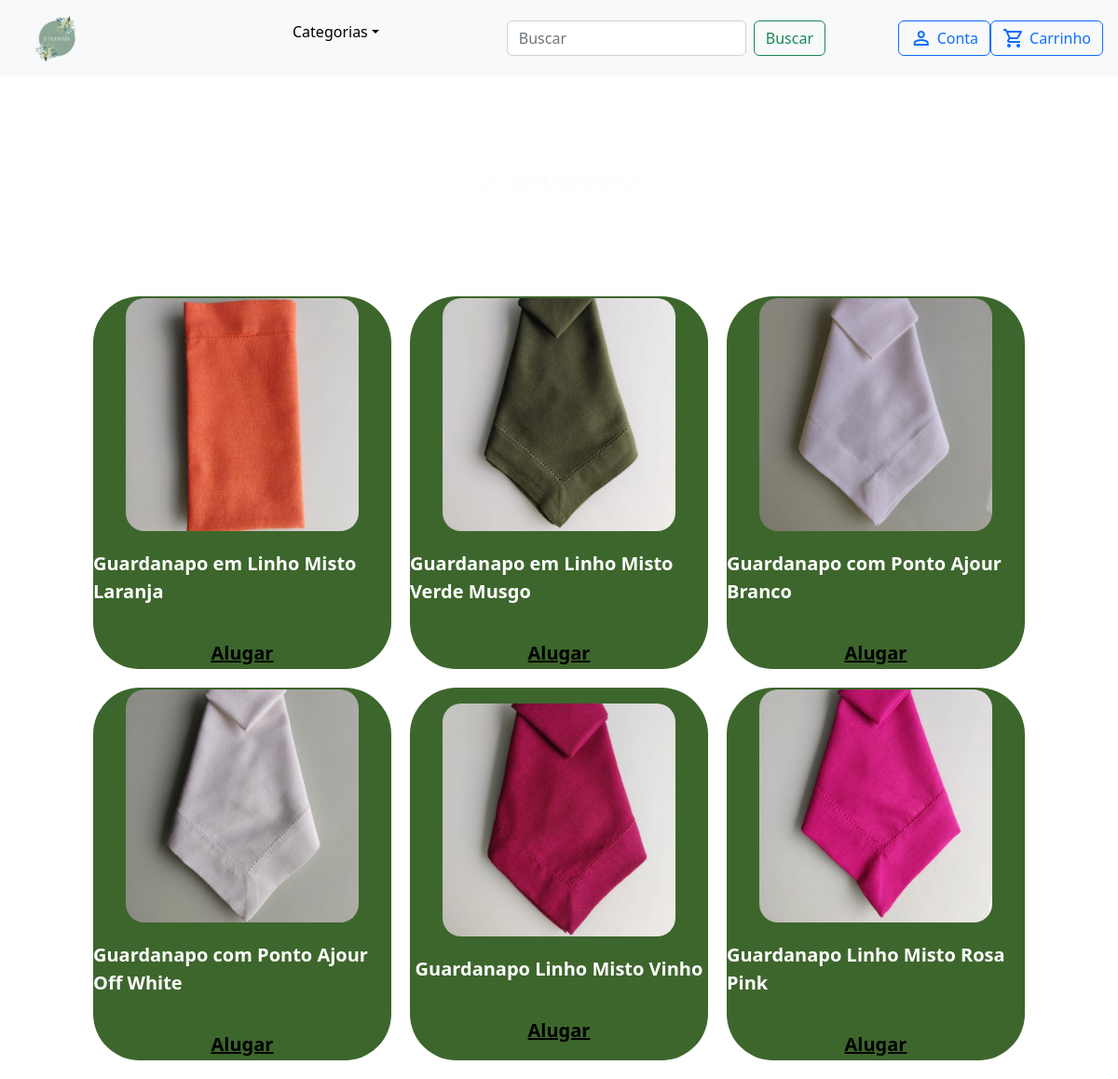
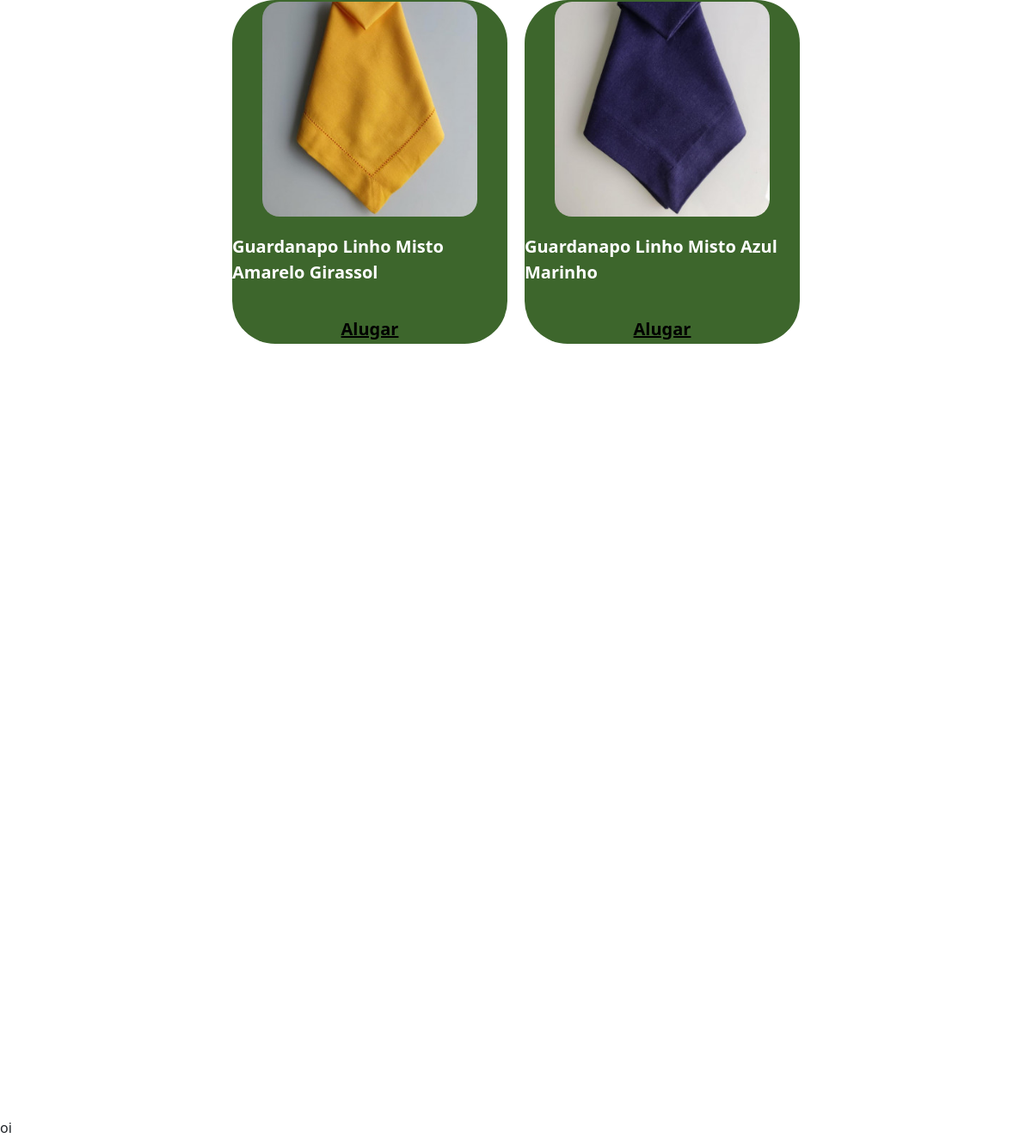
The page /categoria/GUARDANAPO/ on the database as committed earlier (2 pictures, top to bottom).
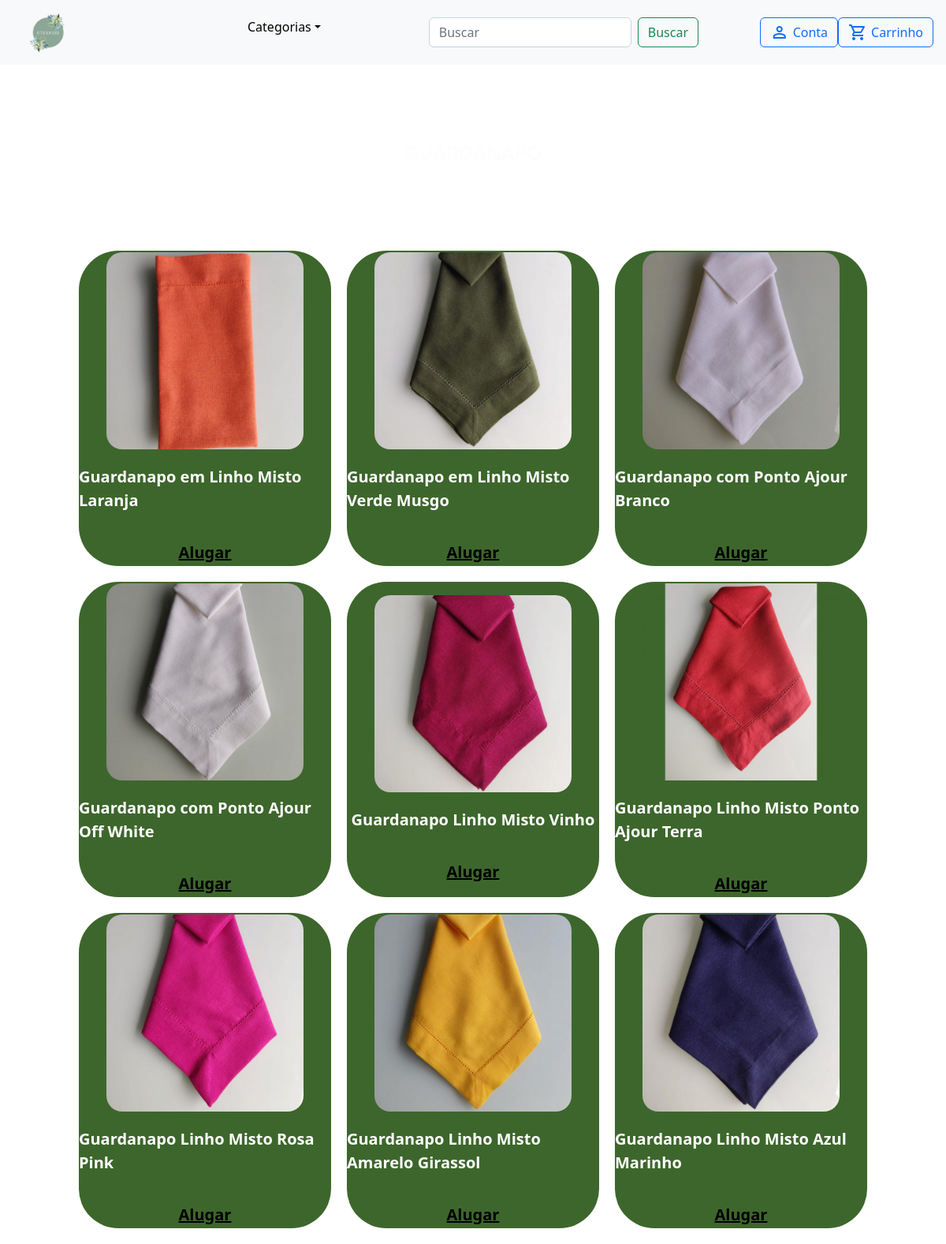
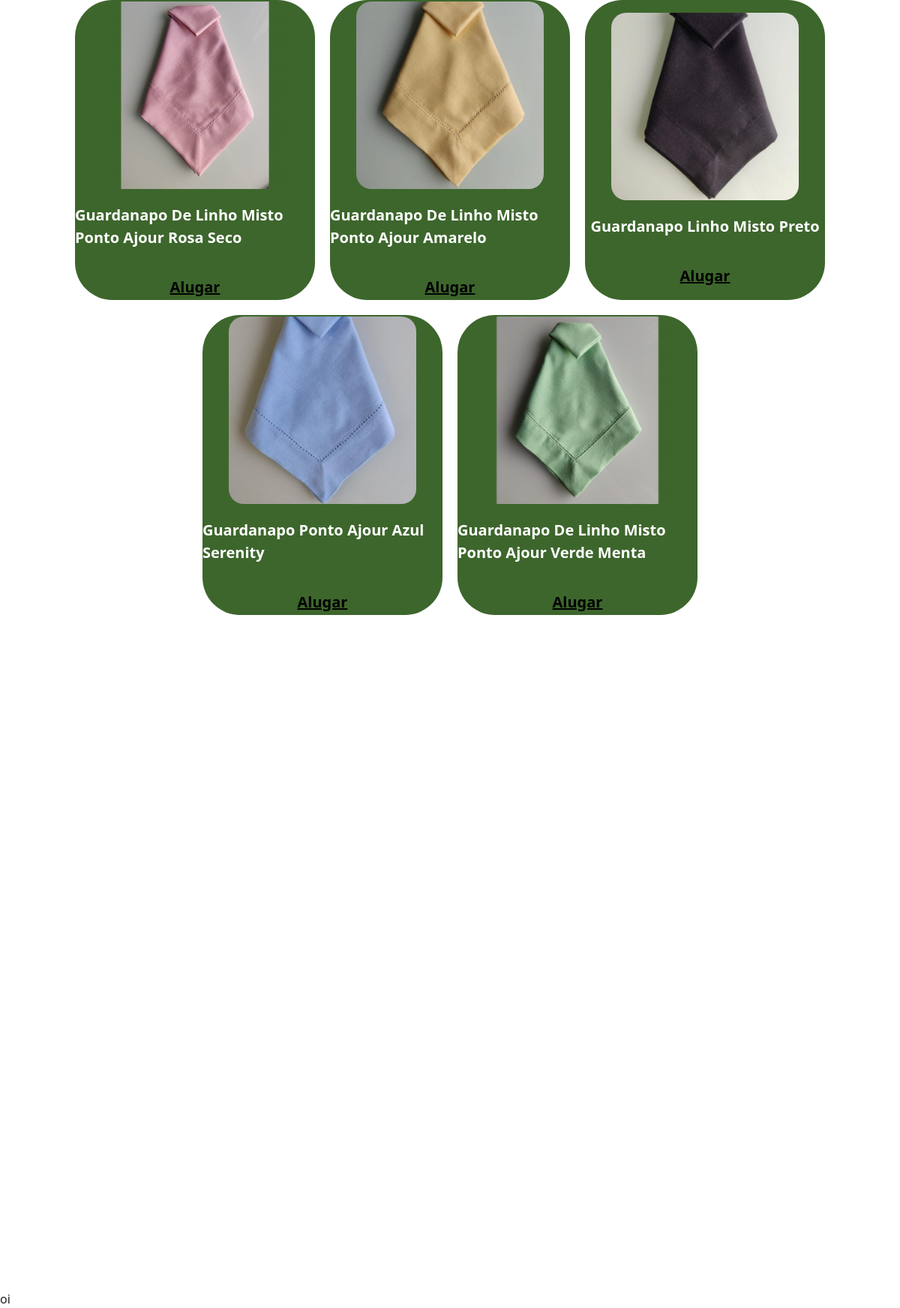
The same page on the database as committed later (2 pictures, top to bottom).
### categorias/models.py (models this page shows)
class Produto(models.Model):
    OPCOES_CATEGORIA = [
        ("PRATO RASO", "Prato Raso"),
        ("GUARDANAPO", "Guardanapo"),
        ("TALHER", "Talher"),
        ("TACAS", "Tacas"),
        ("TRILHOS DE MESA", "Trilhos de Mesa"),
        ("SOUSPLAT", "Sousplat"),
        ("JOGO AMERICANO", "Jogo Americano"),
        ("CHA E CAFE", "Cha e Cafe"),
        ("PRATO SOBREMESA", "Prato Sobremesa"),
        ("PORTA GUARDANAPO", "Porta Guardanapo"),
    ]
    OPCOES_ESTILO = [
        ("ELEGANTE", "Elegante"),
        ("TROPICAL", "Tropical"),
        ("FLORIDO", "Florido"),
    ]
    nome = models.CharField(max_length=100)
    categoria = models.CharField(max_length=150, choices=OPCOES_CATEGORIA, default='')
    preco = models.DecimalField(decimal_places=2, max_digits=10)
    quantidade_estoque = models.IntegerField(null=False, blank=False, default=0)
    imagem = models.ImageField(upload_to="imagens/", blank=True)
    cor = models.CharField(max_length=100)
    estilo = models.CharField(max_length=100, choices=OPCOES_ESTILO, default='')
    publicado = models.BooleanField(default=False)

### categorias/views.py (the view)
# urls.py: path('categoria/<categoria_name>/', views.categorias, name='categorias'),
def categorias(request, categoria_name):
    produtos = Produto.objects.filter(categoria=categoria_name).filter(publicado=True)
    context = {
        'produtos': produtos,
        'categoria': categoria_name
    }
    return render(request, 'categorias/categoria.html', context)

### templates/categorias/categoria.html
{% extends "partials/base.html" %}
{% block content %}
      <section class="produtos">
        <h2 class="titulo">{{ categoria }}</h2>
      </section>
      <section class="cards_container">
        <section class="cardsSection1">
        {% for produto in produtos %}
          <div class="cards">
              <img src="{{ produto.imagem.url }}" class="imagem2">
              <p class="dg">{{ produto.nome }}</p>
              <a href="{% url 'add_to_cart' produto.id %}" class="ancor">Alugar</a>
          </div>
        {% endfor %}
        </section>
    </section>
{% endblock %}

Rows that differ between the two databases and show on the page:
now on this page (row edited): Produto: imagem (picture), nome "Guardanapo Linho Misto Ponto Ajour Terra"
added Produto: imagem (picture), nome "Guardanapo De Linho Misto Ponto Ajour Rosa Seco"
added Produto: imagem (picture), nome "Guardanapo De Linho Misto Ponto Ajour Amarelo"
added Produto: imagem (picture), nome "Guardanapo Linho Misto Preto"
added Produto: imagem (picture), nome "Guardanapo Ponto Ajour Azul Serenity"
added Produto: imagem (picture), nome "Guardanapo De Linho Misto Ponto Ajour Verde Menta"
